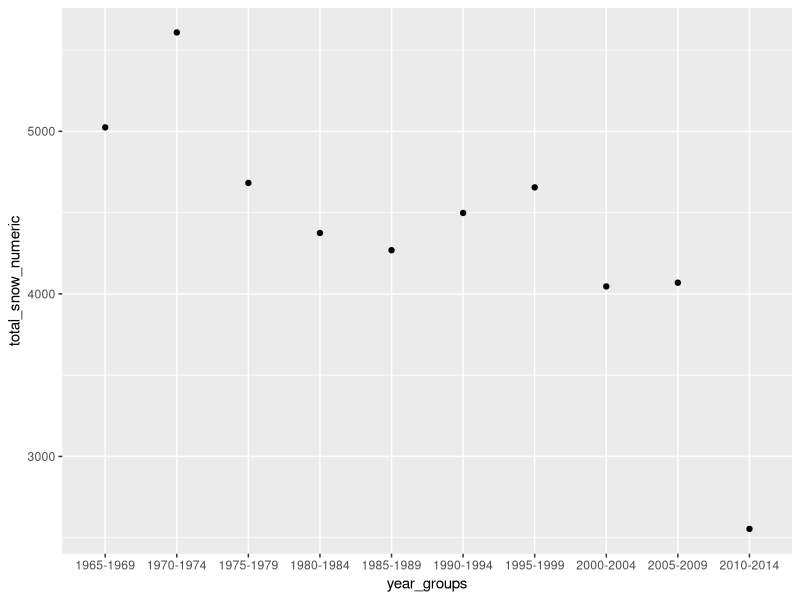
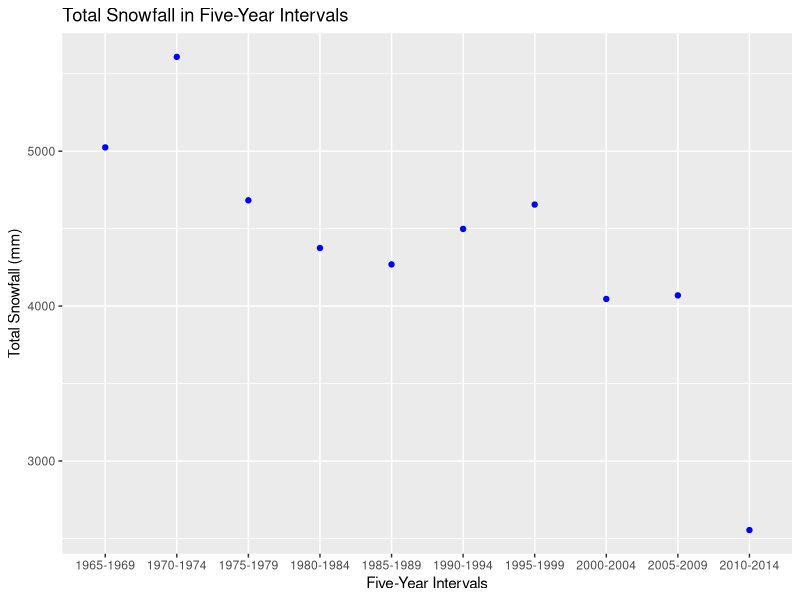

Reproduce these figures in R, in order.
library(readr)
library(dplyr)
library(magrittr)
library(graphics)
library(ggplot2)

rogers_pass_data <- read.csv("climate-daily.csv")
rows <- nrow(rogers_pass_data)
rogers_pass_data[is.na(rogers_pass_data)] <- 0
current_year <- rogers_pass_data[1, 8]
total_snow_by_year <- matrix(0, 50, 1)
i <- 1

for (day in 1:rows) {
    if (rogers_pass_data[day, 8] > current_year) {
        current_year <- current_year + 1
        i <- i + 1
    }
    total_snow_by_year[i, 1] <- total_snow_by_year[i, 1] + rogers_pass_data[day, 21]
}

total_snow_every_5_years <- vector(mode = "list", length = 10)
j <- 1
current_sum <- 0

for (i in 1:50) {
    if ((i != 1 && (i - 1) %% 5 == 0) || i == 50) {
        total_snow_every_5_years[j] <- current_sum
        j <- j + 1
        current_sum <- 0
    }
    current_sum <- current_sum + total_snow_by_year[i]
}

year_groups <- c("1965-1969", "1970-1974", "1975-1979", 
                    "1980-1984", "1985-1989", "1990-1994",
                    "1995-1999", "2000-2004", "2005-2009",
                    "2010-2014")

total_snow_numeric <- unlist(total_snow_every_5_years, use.names = FALSE)

qplot(year_groups, total_snow_numeric)

ggplot(data.frame(year_groups, total_snow_numeric),
       aes(year_groups, total_snow_numeric)) + 
       geom_point(color="blue") + ggtitle("Total Snowfall in Five-Year Intervals") +
       labs(y="Total Snowfall (mm)", x="Five-Year Intervals")
